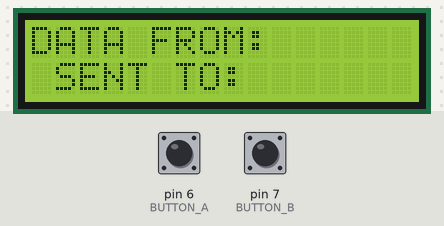
A sketch run on a simulated Arduino Uno, built with avr-gcc and run on an emulated ATmega328P. On the bench: 16×2 character LCD. Inputs (shaded band) come from the test bench; at power-on: pin 6 (BUTTON_A) LOW, pin 7 (BUTTON_B) LOW. No radio packets arrive unless stated; what the sketch prints to the serial monitor is not drawn.

Above: at 3.2 s.
3.3 s: pin 6 (BUTTON_A) pulled HIGH for 1 s
At 4.1 s:
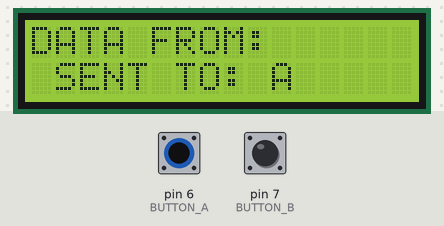
5.8 s: pin 7 (BUTTON_B) pulled HIGH for 1 s
At 7.2 s:
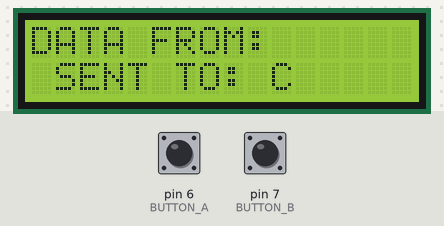
8.3 s: pin 6 (BUTTON_A) pulled HIGH for 3.2 s
At 9.1 s:
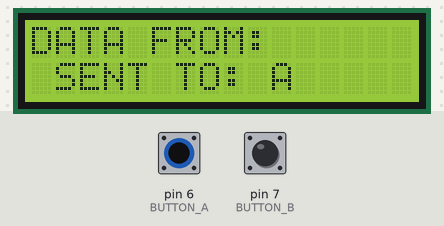
13.0 s: pin 7 (BUTTON_B) pulled HIGH for 3.2 s
At 13.9 s:
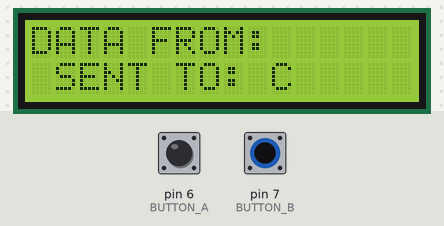
Timing chart, 0 to 16.0 s (numbered marks = the images above; inputs shaded):
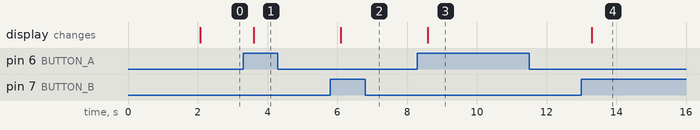

The sketch:

nodeB.ino
```cpp
/*
  Arduino Wireless Network - Multiple NRF24L01 Tutorial
        == Node 02 (Child of Master node 00) ==
*/
#include <RF24Network.h>
#include <LiquidCrystal.h>
#include <RF24.h>
#include <SPI.h>
#define BUTTON_A 6
#define BUTTON_B 7
#define BUTTON_A_STATUS (digitalRead(BUTTON_A))
#define BUTTON_B_STATUS (digitalRead(BUTTON_B))

RF24 radio(8, 10);               // nRF24L01 (CE,CSN)
RF24Network network(radio);      // Include the radio in the network
LiquidCrystal lcd(14,15,16,17,18,19);
const uint16_t nodeB = 01;   // Address of our node in Octal format ( 04,031, etc)
const uint16_t nodeA = 00;
const uint16_t nodeC = 02;// Address of the other node in Octal format
const unsigned long interval = 5000;  //ms  // How often to send data to the other unit
unsigned long last_sent;
bool sendMessage = false; // When did we last send?
long data = 1;
bool ok;
void setup() {
  SPI.begin();
  radio.begin();
  network.begin(90, nodeB);  //(channel, node address)
  radio.setDataRate(RF24_2MBPS);
  Serial.begin(9600);
  pinMode(BUTTON_A,INPUT);
  pinMode(BUTTON_B,INPUT);
  lcd.begin(16,2);
  lcd.clear();
  lcd.setCursor(0,0);
  lcd.print("WAITING FOR DATA");
  delay(2000);
  lcdHome();
}
void loop() {
  network.update();

 while ( network.available() ) {     // Is there any incoming data?
    RF24NetworkHeader header;
    unsigned long incomingData;
    network.read(header, &incomingData, sizeof(incomingData)); // Read the incoming data
    Serial.println(incomingData);
    if (header.from_node == 0)
    {
      printData("A");
    }
    else if (header.from_node == 2)    {
      printData("C");
    }
   else{}
  }

  if(BUTTON_A_STATUS == 1)
  {
    delay(300);
    if(BUTTON_A_STATUS == 1)
    {
        RF24NetworkHeader header(nodeA);
        sendMessage = true;
        ok = network.write(header, &data, sizeof(data));
        printSend("A");
    }
  }
  if(BUTTON_B_STATUS == 1)
  {
    delay(300);
    if(BUTTON_B_STATUS == 1)
    {
        RF24NetworkHeader header(nodeC);
        sendMessage = true;
        ok = network.write(header, &data, sizeof(data));
        printSend("C");
    }
  }

  if(sendMessage)
  {

     if(ok) Serial.print("sent");
     else Serial.print("unsent");
     sendMessage = false;
  }

 }

 void printData(String val)
 {
  //lcd.clear();
  lcd.setCursor(12,0);
  lcd.print("  ");

  lcd.setCursor(12,0);
  lcd.print(val);
 }


 void printSend(String val)
 {
  //lcd.clear();
  lcd.setCursor(10,1);
  lcd.print("  ");

  lcd.setCursor(10,1);
  lcd.print(val);
 }
 void lcdHome()
 {
  lcd.clear();
  lcd.setCursor(0,0);
  lcd.print("DATA FROM:");

  lcd.setCursor(1,1);
  lcd.print("SENT TO:");
 }
```

Measured:
- after the input at 3.3 s, the display: changes after 0.30 s (image 1)
- after the input at 5.8 s, the display: changes after 0.30 s (image 2)
- after the input at 8.3 s, the display: changes after 0.30 s (image 3)
- after the input at 13.0 s, the display: changes after 0.30 s (image 4)
